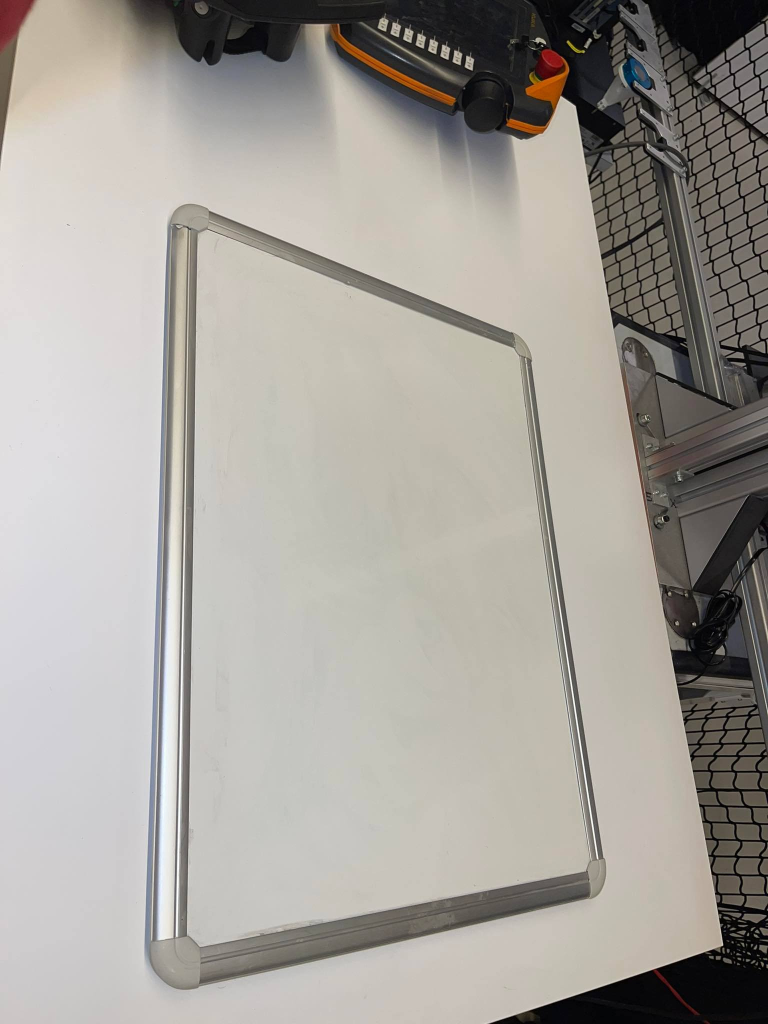
#> input picture whiteboard_recognition/322947063_854199839028322_5119371634723512530_n.jpg, 1536 x 2048 px (shown at 1/2 size)
$ python detect_rect.py
#> lines starting #> are read from the running program, lines starting #| are printed output that depends on the picture; after the words box and inside, x2 and y2 are one past the last pixel; in counts of white or black regions, pixels touching at a corner belong together
import numpy as np
import cv2 as cv

img = cv.imread("322947063_854199839028322_5119371634723512530_n.jpg")
#> img is the input picture: shape (2048, 1536, 3); mean B, G, R 155.3, 161.3, 165.3

width=0
height=0

start_x=0
start_y=0
end_x=0
end_y=0


output = img.copy()
gray = cv.cvtColor(img, cv.COLOR_BGR2GRAY)


#threshold
th = cv.adaptiveThreshold(gray,255,cv.ADAPTIVE_THRESH_GAUSSIAN_C,cv.THRESH_BINARY,9,2)
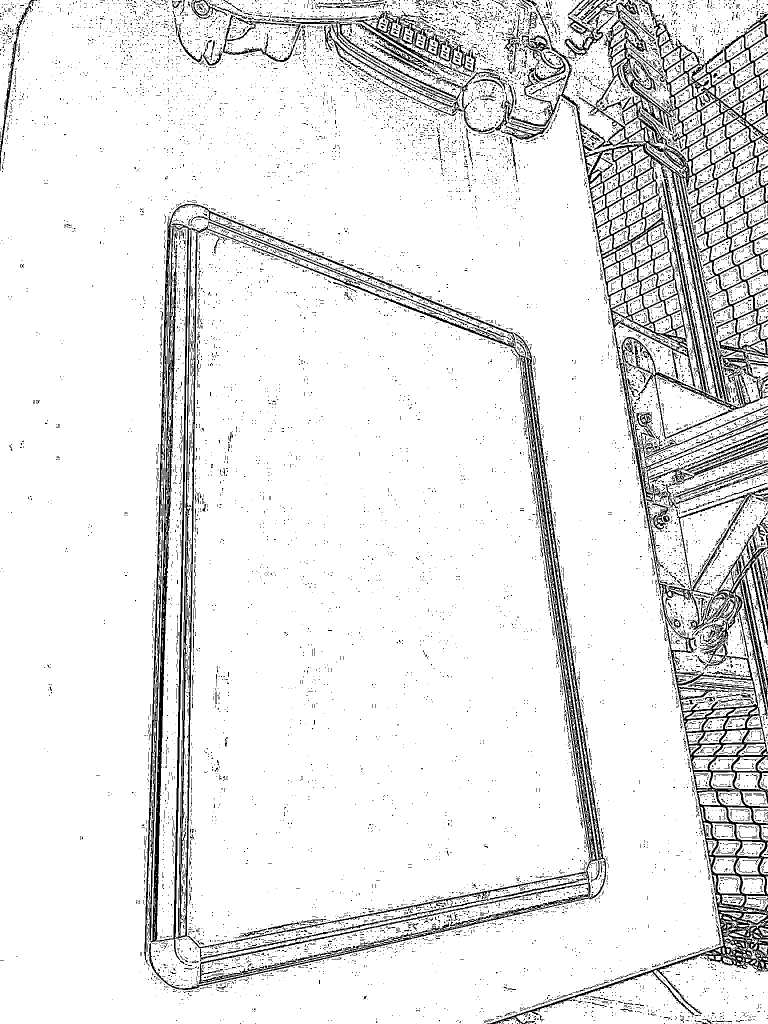
#> th: shape (2048, 1536) (shown at 1/2 size); 90.5% white; 14436 black regions (13744 under 20 px)

cv.imshow("th",th)


#rectangle detection

contours, _ = cv.findContours(th, cv.RETR_TREE, cv.CHAIN_APPROX_NONE)
#> contours = 19272 contours, 17453 with area under 20; largest, box (x1, y1, x2, y2) and area: (0, 0, 1536, 2048) 2658910, (1229, 318, 1536, 1504) 133156, (297, 442, 1213, 1981) 78640, (1032, 1909, 1536, 2048) 41520, (287, 407, 1032, 1921) 15915

for contour in contours:

    print(contour)
    approx = cv.approxPolyDP(contour, 0.01* cv.arcLength(contour, True), True)

    cv.drawContours(img, [approx], 0, (0, 0, 0), 5)

    x = approx.ravel()[0]
    y = approx.ravel()[1]

    x1 ,y1, w, h = cv.boundingRect(approx)
    a=w*h
    if len(approx) == 4 and x>15  :

        aspectRatio = float(w)/h
        if  aspectRatio >= 2.5 and a>1500:
          print(x1,y1,w,h)
          width=w
          height=h
          start_x=x1
          start_y=y1
          end_x=start_x+width
          end_y=start_y+height
          cv.rectangle(output, (start_x,start_y), (end_x,end_y), (0,0,255),3)
          cv.putText(output, "rectangle "+str(x1)+" , " +str(y1-5), (x1, y1-5), cv.FONT_HERSHEY_COMPLEX, 0.5, (0, 0, 0))
#> this loop made 19272 passes
#> (approx, x, y, x1, y1, w, h, a) on passes 1, 12, 42, 50: ([[1040, 2045], [1040, 2047], [1043, 2047], [1042, 2047]], 1040, 2045, 1040, 2045, 4, 3, 12), ([[1529, 1935], [1528, 1936], [1527, 1936], [1529, 1936]], 1529, 1935, 1527, 1935, 3, 2, 6), ([[1434, 1915], [1435, 1914], [1436, 1915], [1435, 1916]], 1434, 1915, 1434, 1914, 3, 3, 9), ([[1428, 2043], [1429, 2042], [1430, 2043], [1429, 2044]], 1428, 2043, 1428, 2042, 3, 3, 9)
#> (printed output is left out)
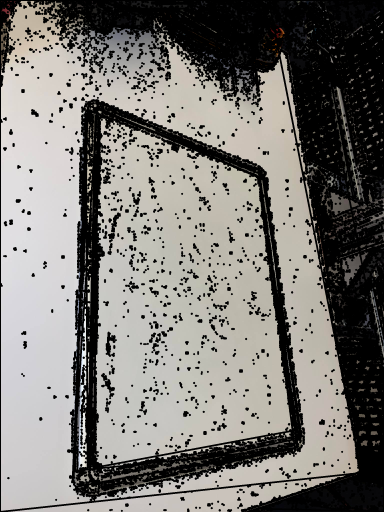
#> img: shape (2048, 1536, 3) (shown at 1/4 size); mean B, G, R 119.2, 123.4, 125.8
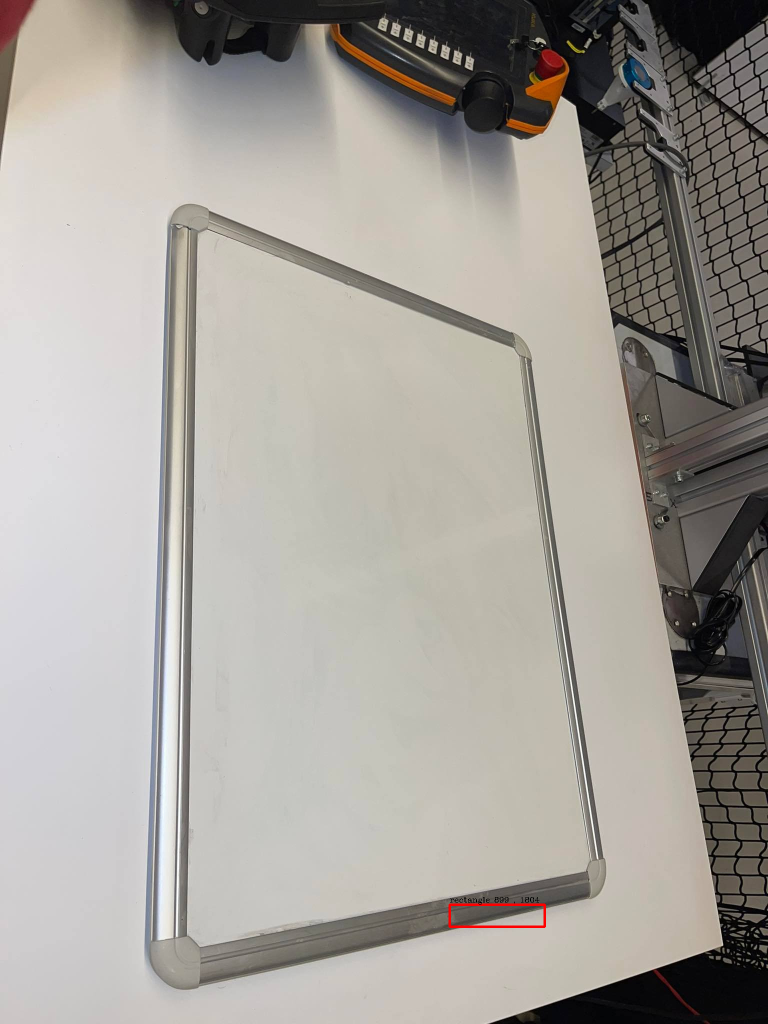
#> output: shape (2048, 1536, 3) (shown at 1/2 size); 0.09% of pixels changed, all inside (x1, y1, x2, y2) = (897, 1794, 1092, 1856)

cv.imshow("op",output)
cv.waitKey()

print("start",start_x,start_y)
print("end", end_x,end_y)
print("width",width)
print("height",height)

$ run again, with whiteboard_recognition/322915141_1210091463221811_7344717193191901619_n.jpg copied over whiteboard_recognition/322947063_854199839028322_5119371634723512530_n.jpg
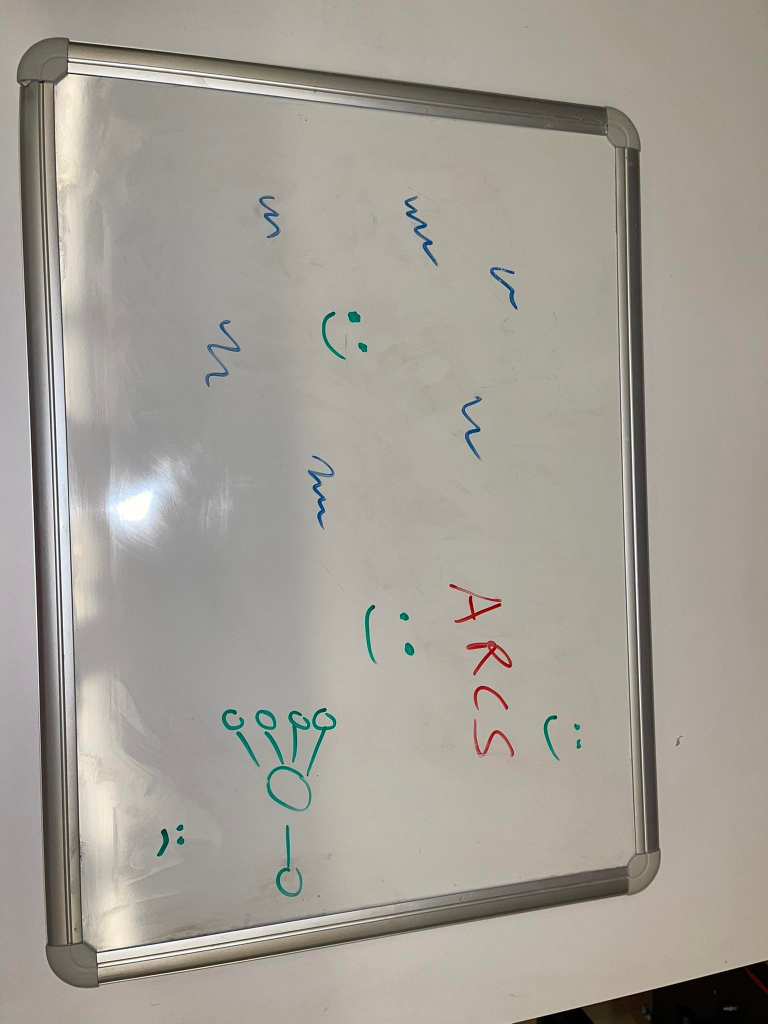
#> input picture whiteboard_recognition/322915141_1210091463221811_7344717193191901619_n.jpg, 1536 x 2048 px (shown at 1/2 size)
#> img is the input picture: shape (2048, 1536, 3); mean B, G, R 150.1, 158.6, 163.3
#> `th = cv.adaptiveThreshold(gray,255,cv.ADAPTIVE_THRESH_GAUSSIAN_C,cv.TH..`:
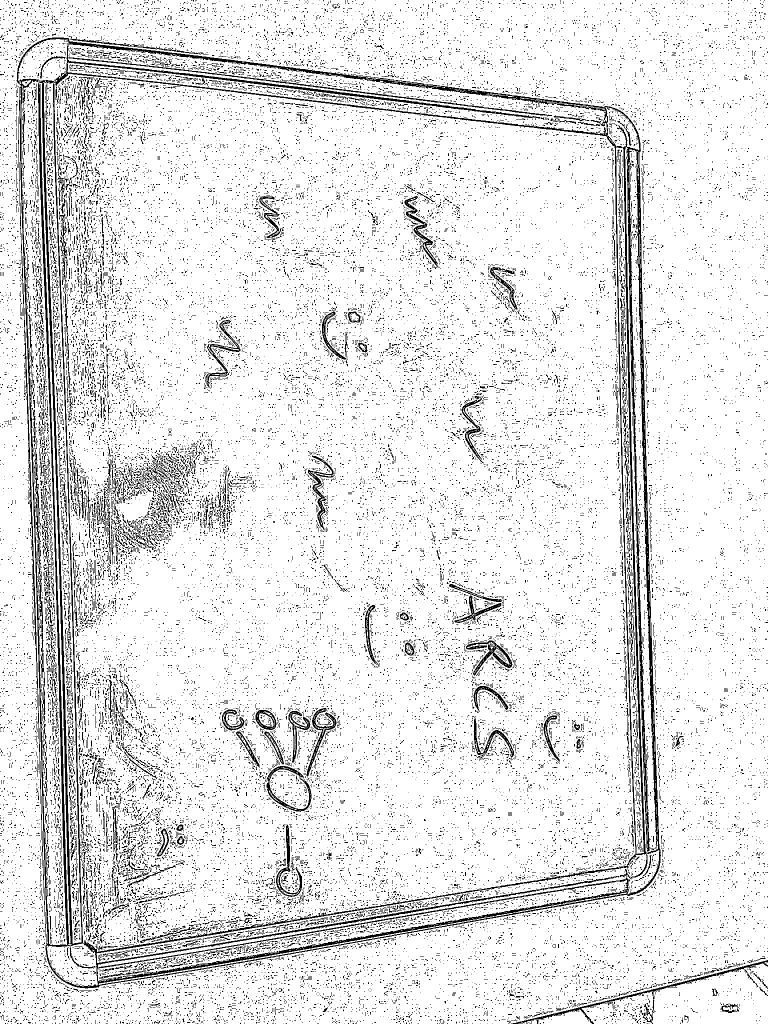
#> th: shape (2048, 1536) (shown at 1/2 size); 89.9% white; black in thin lines or dots
#> contours = 41250 contours, 38426 with area under 20; largest, box (x1, y1, x2, y2) and area: (0, 0, 1536, 2048) 3108374, (32, 74, 1323, 1978) 2147743, (36, 78, 1316, 1973) 1961162, (1163, 1927, 1536, 2048) 27042, (193, 1700, 1319, 1935) 25232
#> the loop `for contour in contours: ` made 41250 passes
#> (approx, x, y, x1, y1, w, h, a) on passes 1, 11, 15, 19: ([[1037, 2047], [1043, 2047]], 1037, 2047, 1037, 2047, 7, 1, 7), ([[1087, 2039], [1088, 2038], [1089, 2039], [1088, 2040]], 1087, 2039, 1087, 2038, 3, 3, 9), ([[1125, 2030], [1126, 2029], [1127, 2030], [1126, 2031]], 1125, 2030, 1125, 2029, 3, 3, 9), ([[1157, 2022], [1158, 2021], [1159, 2022], [1158, 2023]], 1157, 2022, 1157, 2021, 3, 3, 9)
#> (printed output is left out)
#> after the loop `for contour in contours:`:
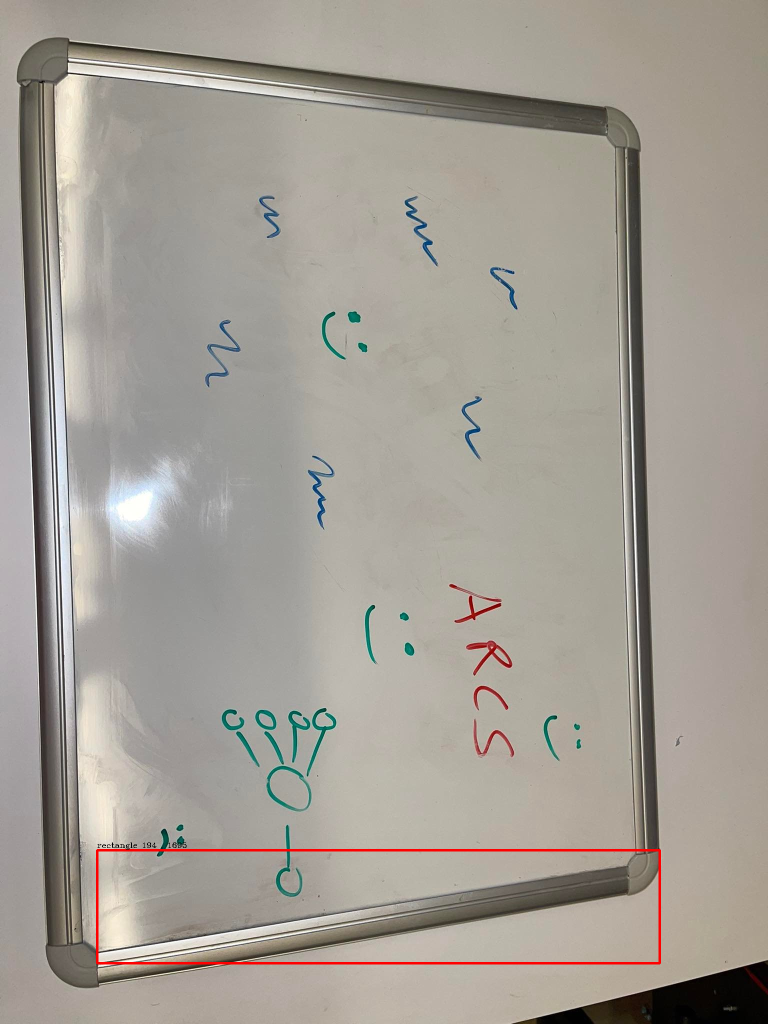
#> output: shape (2048, 1536, 3) (shown at 1/2 size); 0.44% of pixels changed, all inside (x1, y1, x2, y2) = (192, 1685, 1322, 1929)

$ run again, with whiteboard_recognition/322937161_1535751126914958_2460703281794093090_n.jpg copied over whiteboard_recognition/322947063_854199839028322_5119371634723512530_n.jpg
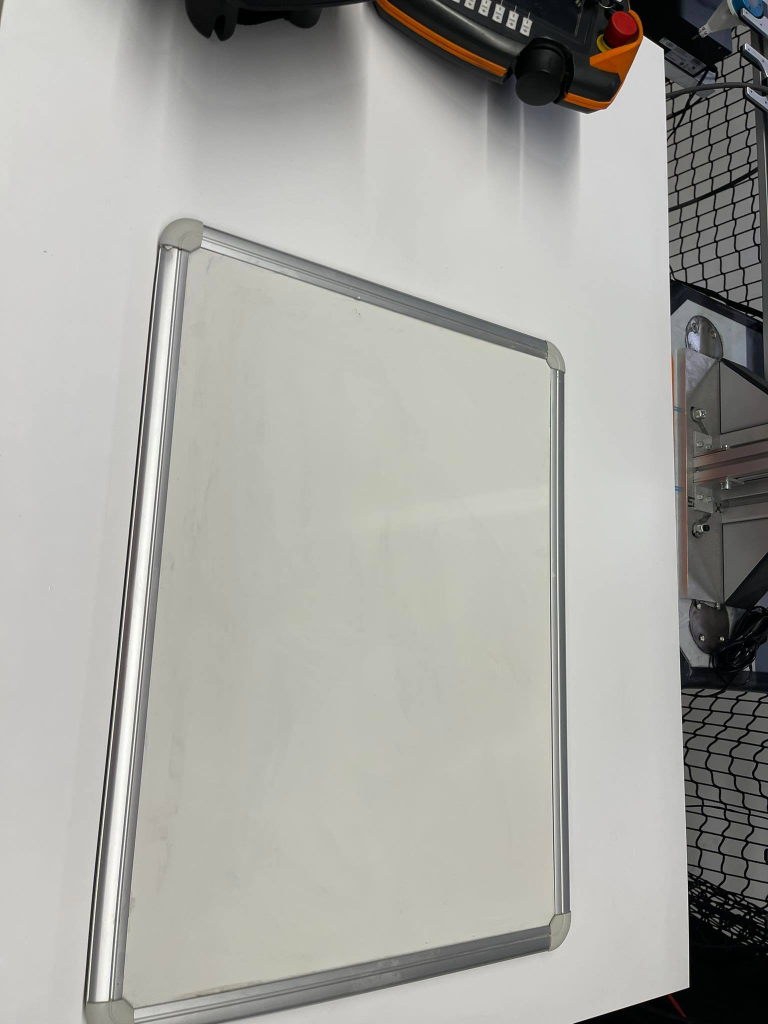
#> input picture whiteboard_recognition/322937161_1535751126914958_2460703281794093090_n.jpg, 1536 x 2048 px (shown at 1/2 size)
#> img is the input picture: shape (2048, 1536, 3); mean B, G, R 162.6, 167.5, 167.7
#> `th = cv.adaptiveThreshold(gray,255,cv.ADAPTIVE_THRESH_GAUSSIAN_C,cv.TH..`:
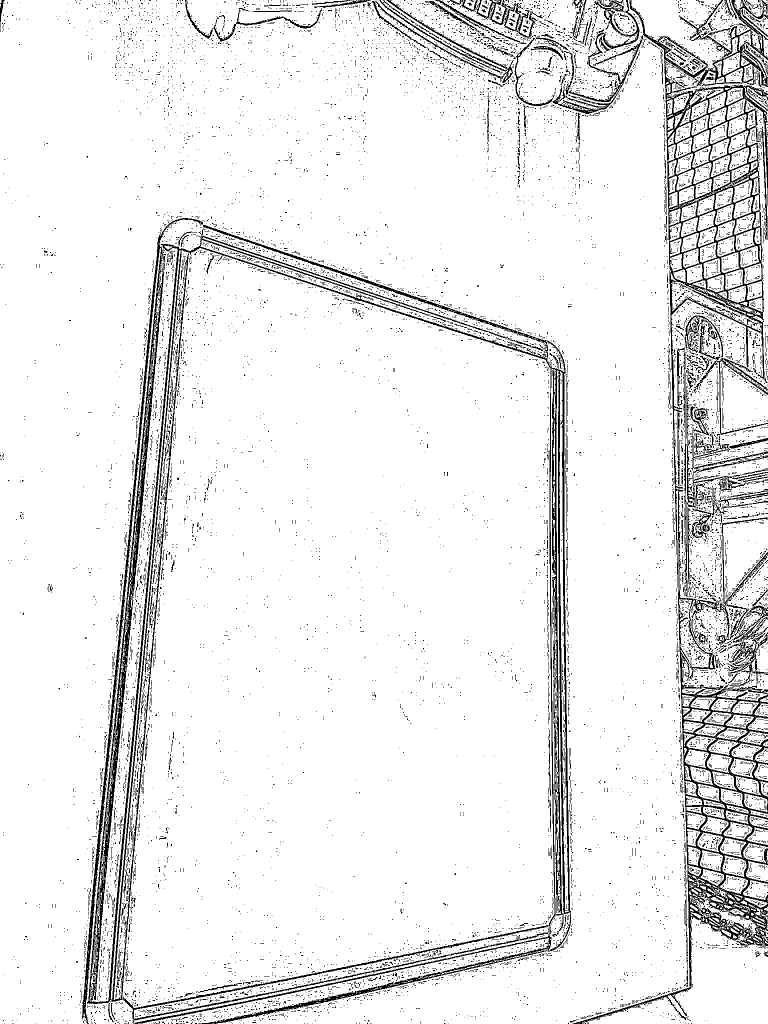
#> th: shape (2048, 1536) (shown at 1/2 size); 92.2% white; 12584 black regions (12037 under 20 px)
#> contours = 16908 contours, 15499 with area under 20; largest, box (x1, y1, x2, y2) and area: (0, 0, 1536, 2048) 2610800, (1342, 200, 1536, 1402) 107742, (1164, 1833, 1536, 2048) 34192, (276, 1876, 1098, 2048) 16281, (1262, 0, 1476, 150) 15610
#> the loop `for contour in contours: ` made 16908 passes
#> (approx, x, y, x1, y1, w, h, a) on passes 19, 22, 27: ([[600, 2008], [600, 2009], [602, 2009], [601, 2009]], 600, 2008, 600, 2008, 3, 2, 6), ([[636, 2005], [635, 2004], [634, 2005], [632, 2005]], 636, 2005, 632, 2004, 5, 2, 10), ([[638, 2001], [641, 2001], [640, 2001], [639, 2000]], 638, 2001, 638, 2000, 4, 2, 8)
#> (printed output is left out)
#> after the loop `for contour in contours:`:
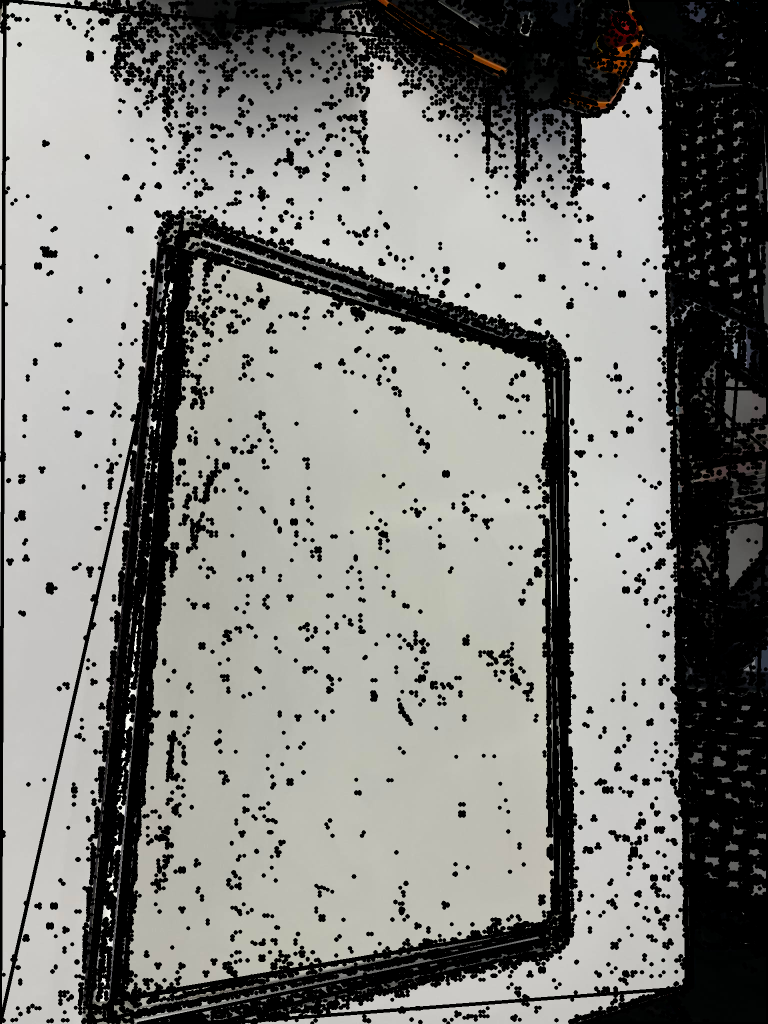
#> img: shape (2048, 1536, 3) (shown at 1/2 size); mean B, G, R 126.7, 130.7, 130.6
